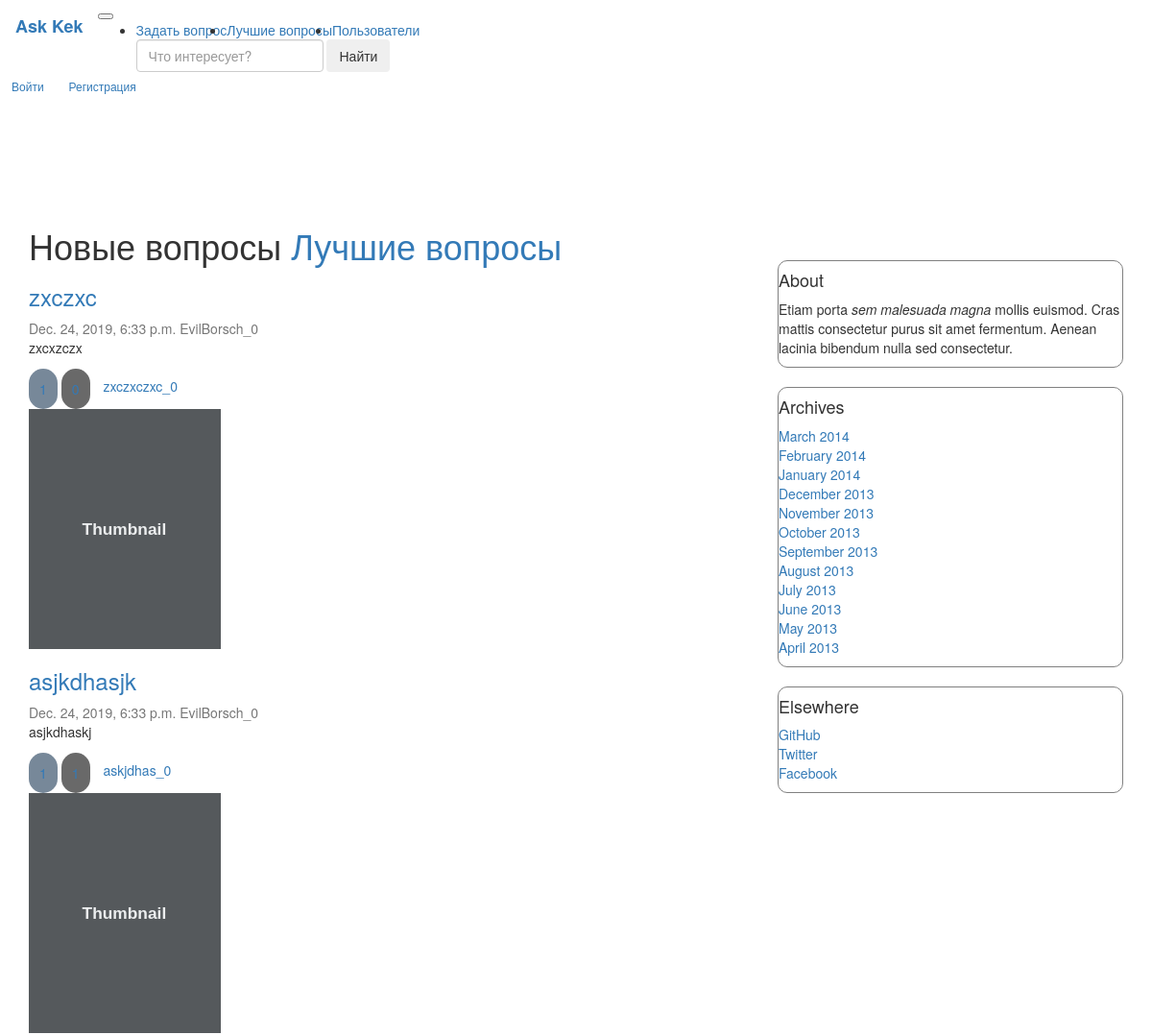
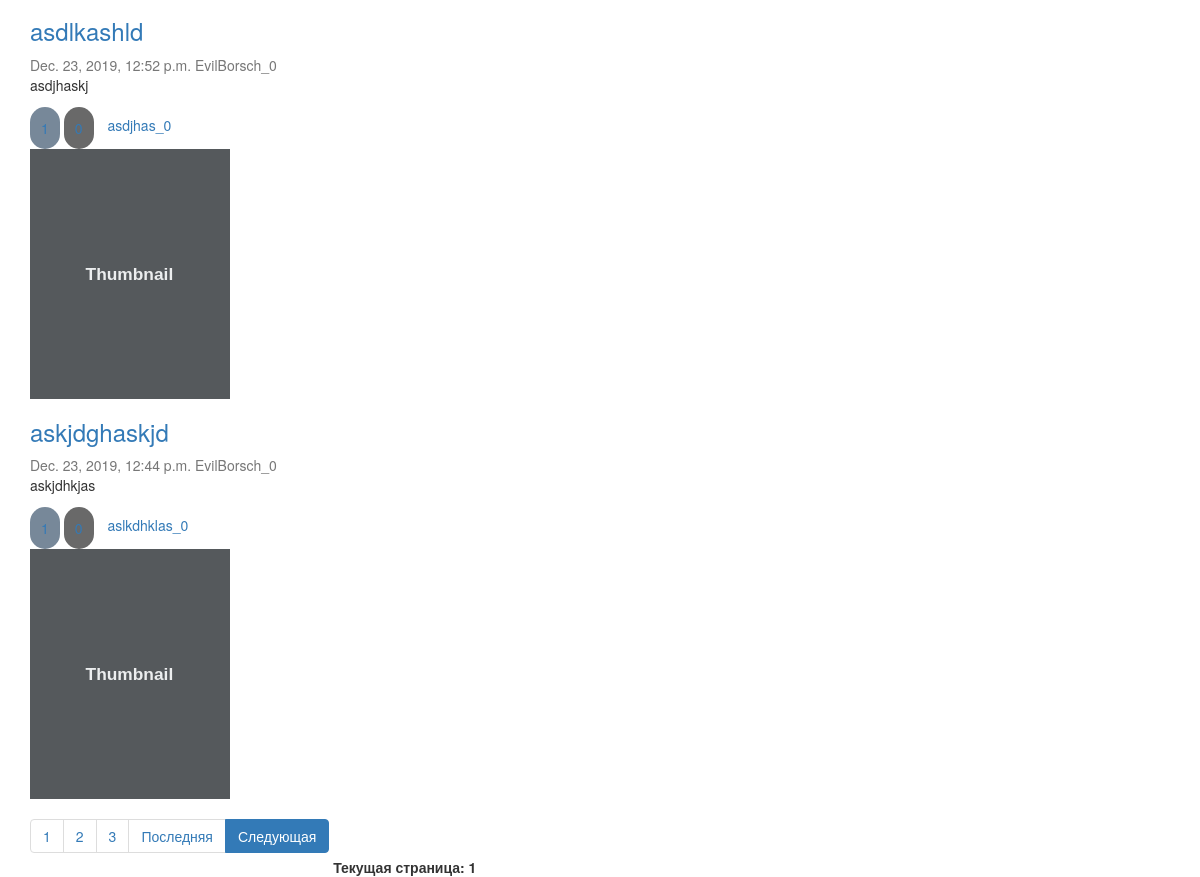
The page /question/ on the database its author committed (2 pictures, top to bottom).
### question/models.py (models this page shows, shortened)
class Article(models.Model):
    title = models.CharField(max_length=255, verbose_name='Заголовок')
    text = models.TextField(verbose_name='Текст')
    date_published = models.DateTimeField(verbose_name='Дата публикации', default=datetime.now(tz=timezone.utc),
                                          db_index=True)
    is_published = models.BooleanField(verbose_name='Опубликовано', default=True, blank=True)
    author = models.ForeignKey(
        Author,
        on_delete=models.CASCADE,
    )
    like = models.ManyToManyField(UserProfile, related_name="Article_like", blank=True)
    dislike = models.ManyToManyField(UserProfile, related_name="Article_dislike", blank=True)
    tags = models.ManyToManyField(Tags, blank=True)
    objects = ArticleManager()  # model manager
    class Meta:
        verbose_name = 'Статья'
        verbose_name_plural = 'Статьи'
        index_together = [('title', 'text')]
        unique_together = [('title', 'text')]

class Author(models.Model):
    name = models.CharField(max_length=255, verbose_name='Имя', unique=True)
    rating = models.IntegerField(default=0, verbose_name='Рейтинг')
    def __str__(self):
        return '{}_{}'.format(self.name, self.rating)
    class Meta:
        verbose_name = 'Автор'
        verbose_name_plural = 'Авторы'

class Tags(models.Model):
    name = models.CharField(max_length=255, verbose_name="Тег", default="TechnoPark", db_index=True)
    count = models.IntegerField(verbose_name="Число упоминаний", default=0)
    def __str__(self):
        return '{}_{}'.format(self.name, self.count)

### question/views.py (the view)
# urls.py: path('question/', views.index_html, name="test"),
def index_html(request):
    print(UserProfile.objects.all())
    articles = models.Article.objects.new_published()
    paginated_data = paginate(articles, request)
    if (not request.user.is_active):
        rendered_data = {"questions": paginated_data}
    else:
        rendered_data = {"questions": paginated_data,
                         "avatar_path": UserProfile.objects.get(user=request.user).avatar.url[15:]}
    return render(request, "./question/index.html", rendered_data)

### question/models.py (called while the page is built)
    def new_published(self):
        return self.filter(
            is_published=True,
            date_published__lt=datetime.now(tz=timezone.utc),
        ).order_by("-date_published")

### question/views.py (called while the page is built)
def paginate(objects_list, request):
    paginator = Paginator(list(objects_list), 4)
    page = request.GET.get('page')
    try:
        contacts = paginator.get_page(page)
    except PageNotAnInteger:
        contacts = paginator.page(1)
    except EmptyPage:
        contacts = paginator.page(paginator.num_pages)
    return contacts

### userprofile/models.py (called while the page is built)
    def __str__(self):
        return self.user.username

### question/templates/question/index.html (shortened to what this page needs)
{% extends "question/base.html" %}
{% load static %}
{% block content %}
    {% block title %}
        <h1> Новые вопросы <a href="{% url "hot_questions_url" %}"> Лучшие вопросы</a></h1>
    {% endblock %}
    {% for q in questions %}
        <div class="question">
            <div class="card flex-md-row mb-4 box-shadow h-md-250">
                <div class="card-body d-flex flex-column align-items-start">
                    {% block link_to_ans %}
                        <h3 class="mb-0">
                            <a href="{% url 'one_question_url' q.pk %}" class="href">{{ q.title }}</a>
                        </h3>
                    {% endblock %}
                    <div class="mb-1 text-muted">{{ q.date_published }} {{ q.author }}</div>
                    <p class="card-text mb-auto">{{ q.text }}</p>
                    {% block likes %}
                    <div class="fluid-container">
                        <a class="like" data-qid="{{ q.pk }}"
                           data-vote="inc" data-type="question">
                            {{ q.like.count }}
                        </a>
                        <a class="dislike" data-qid="{{ q.pk }}"
                           data-vote="dec" data-type="question">
                        </a>
                    {% endblock %}
                        {% for tag in q.tags.all %}
                            <a href="{% url 'question_by_tag_url' tag.name %}">{{ tag }}</a>
                        {% endfor %}
                    </div>
                </div>
                <img class="card-img-right flex-auto d-none d-md-block" data-src="holder.js/200x250?theme=thumb"
                     alt="Thumbnail [200x250]" style="width: 200px; height: 250px;"
                     data-holder-rendered="true">
            </div>
        </div>
    {% endfor %}
    <nav aria-label="...">
        <ul class="pagination">
            <li class="page-item" aria-current="page">
                <a class="page-link" href="?page=1">1</a>
            </li>
            {% if questions.paginator.num_pages >= 2 %}
                <li class="page-item">
                    <a class="page-link" href="?page=2">2 <span class="sr-only">(current)</span></a>
                </li>
            {% endif %}
            {% if questions.paginator.num_pages >= 3 %}
                <li class="page-item">
                    <a class="page-link" href="?page=3">3 <span class="sr-only">(current)</span></a>
                </li>
            {% endif %}
            <li class="page-item"><a class="page-link"
                                     href="?page={{ questions.paginator.num_pages }}">Последняя</a></li>
            {% if questions.has_next %}
                <li class="page-item active">
                    <a class="page-link" href="?page={{ questions.next_page_number }}">Следующая</a>
                </li>
            {% endif %}
        </ul>
        <b>Текущая страница: {{ questions.number }}</b>
    </nav>
    {% block  pre_paginator %}
        <link rel="stylesheet" href="{% static "question/index/my.css" %}">
    {% endblock %}
{% endblock %}

### question/static/question/index/my.css (style rules this page uses)
.like { display: inline-block; margin-bottom: 0; margin-top: 2px; font-weight: normal; text-align: center; vertical-align: middle; cursor: pointer; background: LightSlateGray; border: 6px solid transparent; padding: 5px 5px; white-space: nowrap; font-size: 14px; line-height: 1.428571429; border-radius: 20px; }
.dislike { display: inline-block; margin-bottom: 0; margin-top: 2px; font-weight: normal; text-align: center; vertical-align: middle; cursor: pointer; background: DimGrey; border: 6px solid transparent; padding: 5px 5px; white-space: nowrap; font-size: 14px; line-height: 1.428571429; border-radius: 20px; }
.pagination { margin-top: 20px; }

### rows shown on the page
Article: title "zxczxc", date_published "Dec. 24, 2019, 6:33 p.m.", author "EvilBorsch_0", text "zxcxzczx", like.count "1"
Tags: name+count "zxczxczxc_0"
Article: title "asjkdhasjk", date_published "Dec. 24, 2019, 6:33 p.m.", author "EvilBorsch_0", text "asjkdhaskj", like.count "1"
Tags: name+count "askjdhas_0"
Article: title "asdlkashld", date_published "Dec. 23, 2019, 12:52 p.m.", author "EvilBorsch_0", text "asdjhaskj", like.count "1"
Tags: name+count "asdjhas_0"
Article: title "askjdghaskjd", date_published "Dec. 23, 2019, 12:44 p.m.", author "EvilBorsch_0", text "askjdhkjas", like.count "1"
Tags: name+count "aslkdhklas_0"

### other values the page prints
{{ questions.number }} "1"
